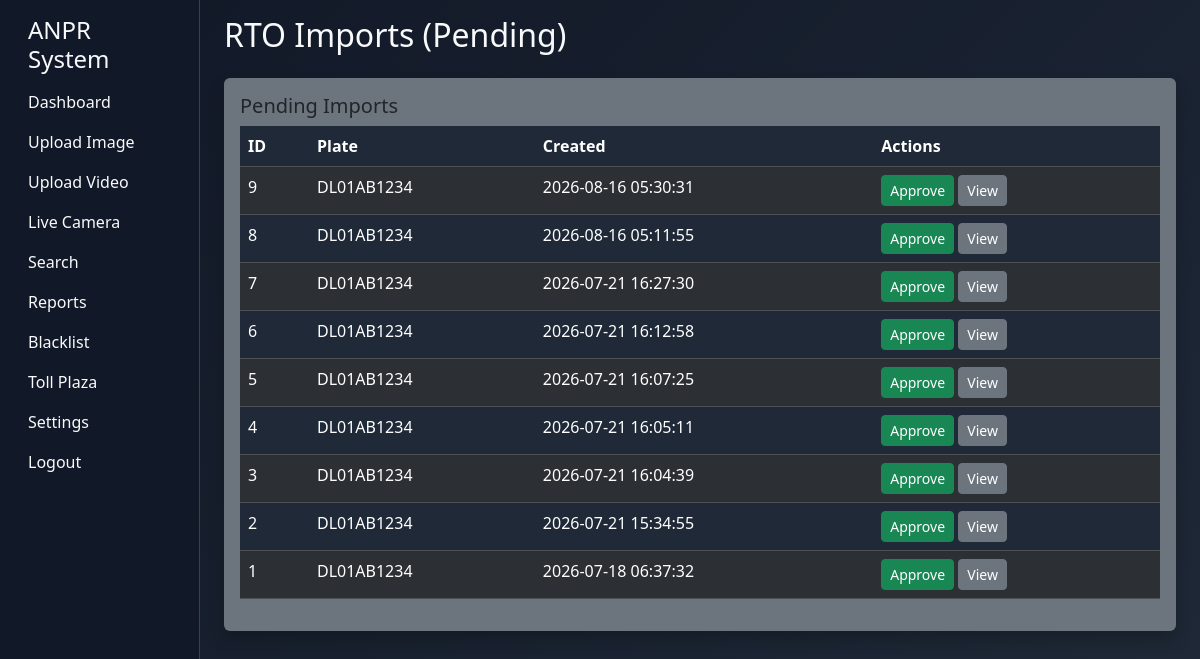
Page /admin/rto-imports (signed in) on the earlier database version.
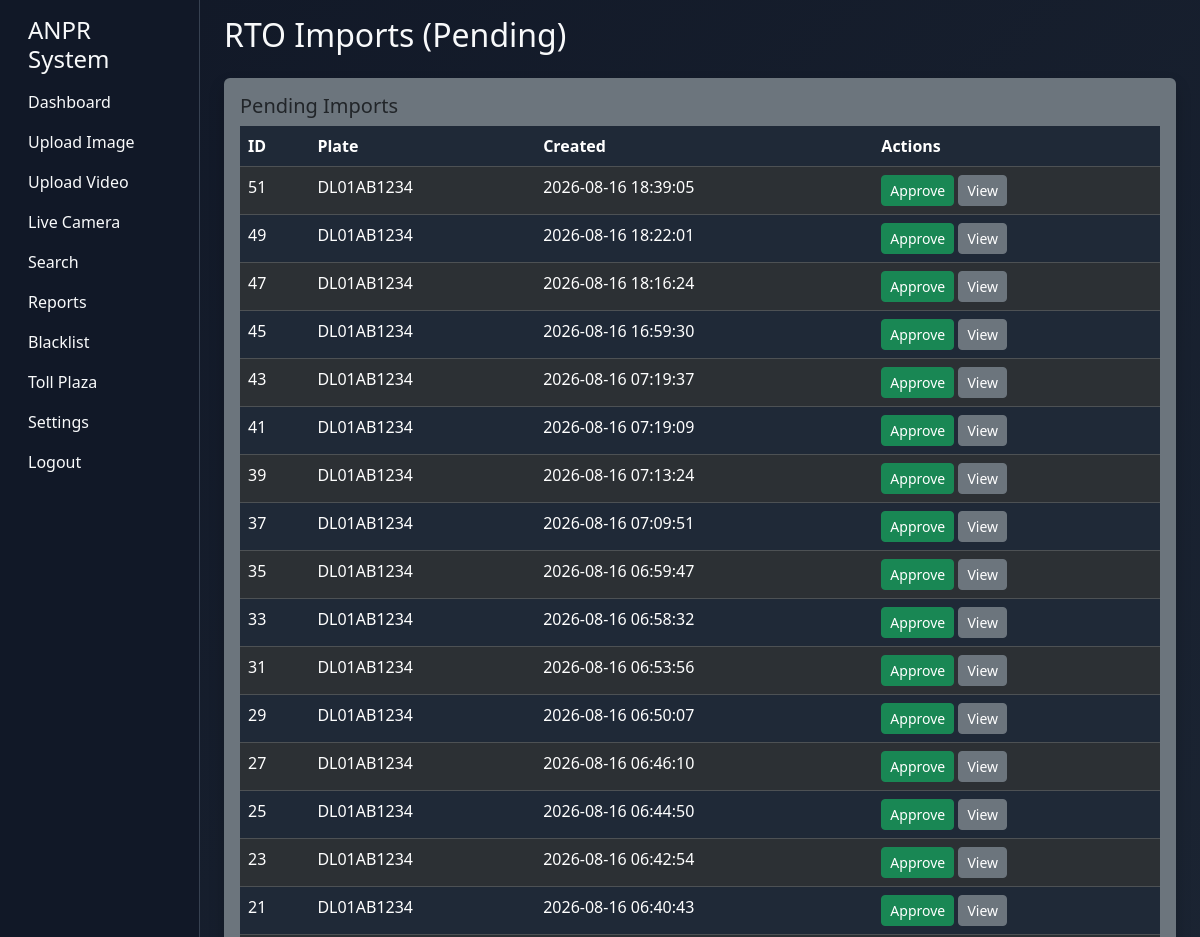
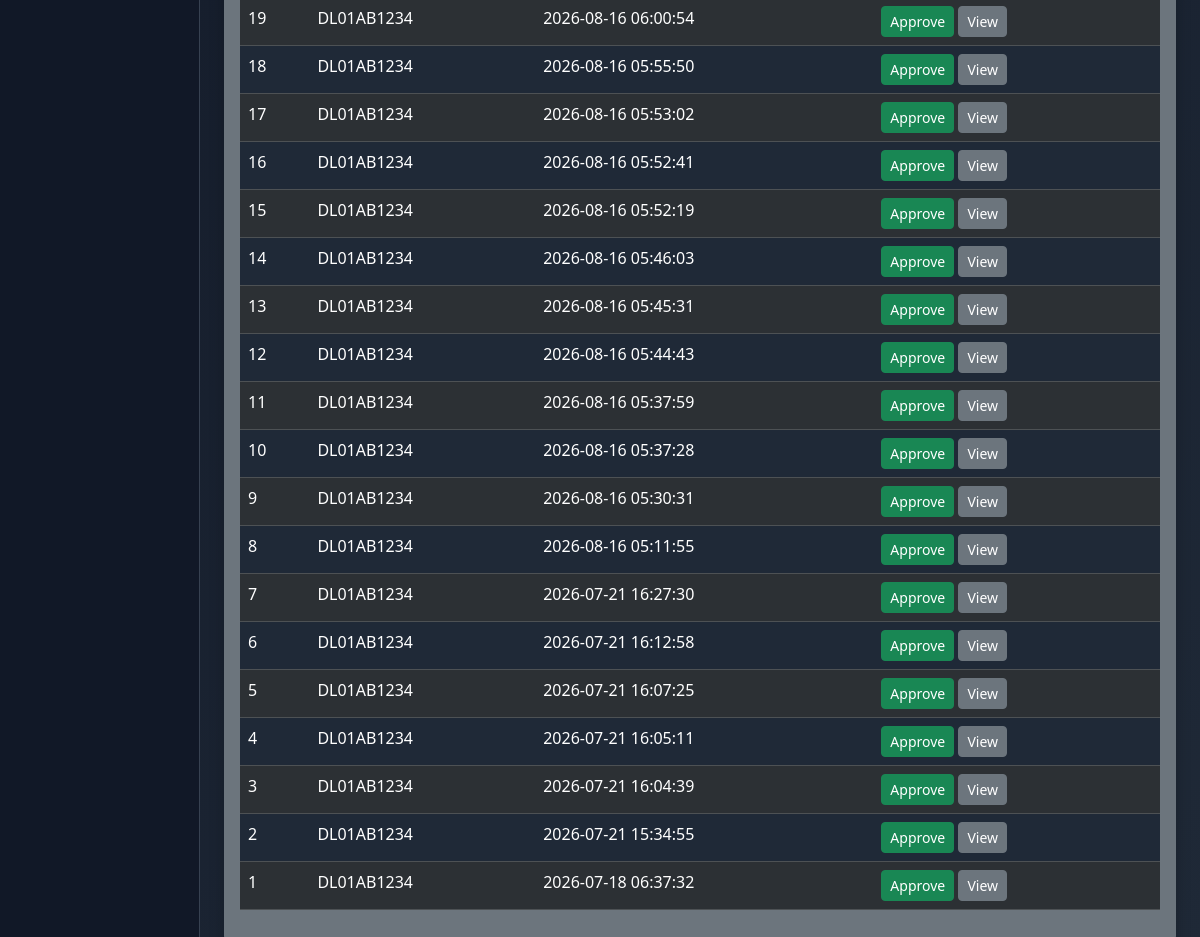
Same page on the later database version (2 pictures, top to bottom).
### tables this page shows
CREATE TABLE rto_imports (
                    id INTEGER PRIMARY KEY AUTOINCREMENT,
                    plate_number TEXT,
                    payload TEXT,
                    created_at TEXT DEFAULT CURRENT_TIMESTAMP,
                    approved INTEGER DEFAULT 0
                );

### app.py (the view)
@app.route('/admin/rto-imports')
def admin_rto_imports() -> Any:
    imports = database_manager.list_rto_imports(only_pending=True)
    return render_template('admin_rto_imports.html', imports=imports)

### app.py (called while the page is built)
@app.before_request
def require_login() -> None:
    public_routes = {"/login", "/logout", "/static/<path:filename>", "/api/health", "/api/spec"}
    if request.endpoint in {"static"}:
        return
    if request.path.startswith("/static/"):
        return
    if request.path in public_routes:
        return
    if "user_id" not in session:
        if request.path != "/login":
            return redirect(url_for("login"))

### modules/database_manager.py (called while the page is built)
    def _connect(self) -> sqlite3.Connection:
        conn = sqlite3.connect(self.db_path)
        conn.row_factory = sqlite3.Row
        return conn

    def list_rto_imports(self, only_pending: bool = True) -> list[dict[str, Any]]:
        with self._connect() as conn:
            if only_pending:
                rows = conn.execute("SELECT * FROM rto_imports WHERE approved = 0 ORDER BY id DESC").fetchall()
            else:
                rows = conn.execute("SELECT * FROM rto_imports ORDER BY id DESC").fetchall()
        return [dict(row) for row in rows]

### templates/admin_rto_imports.html
{% extends 'base.html' %}
{% block content %}
<h2 class="mb-4">RTO Imports (Pending)</h2>
<div class="card bg-secondary p-3">
  <h5>Pending Imports</h5>
  <table class="table table-dark table-striped">
    <thead><tr><th>ID</th><th>Plate</th><th>Created</th><th>Actions</th></tr></thead>
    <tbody>
      {% for imp in imports %}
      <tr>
        <td>{{ imp.id }}</td>
        <td>{{ imp.plate_number }}</td>
        <td>{{ imp.created_at }}</td>
        <td>
          <a class="btn btn-sm btn-success" href="{{ url_for('approve_rto_import', import_id=imp.id) }}">Approve</a>
          <a class="btn btn-sm btn-secondary" href="{{ url_for('view_rto_import', import_id=imp.id) }}">View</a>
        </td>
      </tr>
      {% endfor %}
    </tbody>
  </table>
</div>
{% endblock %}

Differences in the rows shown:
added rto_imports: id "51", plate_number "DL01AB1234", created_at "2026-08-16 18:39:05"
added rto_imports: id "49", plate_number "DL01AB1234", created_at "2026-08-16 18:22:01"
added rto_imports: id "47", plate_number "DL01AB1234", created_at "2026-08-16 18:16:24"
added rto_imports: id "45", plate_number "DL01AB1234", created_at "2026-08-16 16:59:30"
added rto_imports: id "43", plate_number "DL01AB1234", created_at "2026-08-16 07:19:37"
added rto_imports: id "41", plate_number "DL01AB1234", created_at "2026-08-16 07:19:09"
added rto_imports: id "39", plate_number "DL01AB1234", created_at "2026-08-16 07:13:24"
added rto_imports: id "37", plate_number "DL01AB1234", created_at "2026-08-16 07:09:51"
added rto_imports: id "35", plate_number "DL01AB1234", created_at "2026-08-16 06:59:47"
added rto_imports: id "33", plate_number "DL01AB1234", created_at "2026-08-16 06:58:32"
added rto_imports: id "31", plate_number "DL01AB1234", created_at "2026-08-16 06:53:56"
added rto_imports: id "29", plate_number "DL01AB1234", created_at "2026-08-16 06:50:07"
added rto_imports: id "27", plate_number "DL01AB1234", created_at "2026-08-16 06:46:10"
added rto_imports: id "25", plate_number "DL01AB1234", created_at "2026-08-16 06:44:50"
added rto_imports: id "23", plate_number "DL01AB1234", created_at "2026-08-16 06:42:54"
added rto_imports: id "21", plate_number "DL01AB1234", created_at "2026-08-16 06:40:43"
added rto_imports: id "19", plate_number "DL01AB1234", created_at "2026-08-16 06:00:54"
added rto_imports: id "18", plate_number "DL01AB1234", created_at "2026-08-16 05:55:50"
added rto_imports: id "17", plate_number "DL01AB1234", created_at "2026-08-16 05:53:02"
added rto_imports: id "16", plate_number "DL01AB1234", created_at "2026-08-16 05:52:41"
added rto_imports: id "15", plate_number "DL01AB1234", created_at "2026-08-16 05:52:19"
added rto_imports: id "14", plate_number "DL01AB1234", created_at "2026-08-16 05:46:03"
added rto_imports: id "13", plate_number "DL01AB1234", created_at "2026-08-16 05:45:31"
added rto_imports: id "12", plate_number "DL01AB1234", created_at "2026-08-16 05:44:43"
added rto_imports: id "11", plate_number "DL01AB1234", created_at "2026-08-16 05:37:59"
added rto_imports: id "10", plate_number "DL01AB1234", created_at "2026-08-16 05:37:28"
